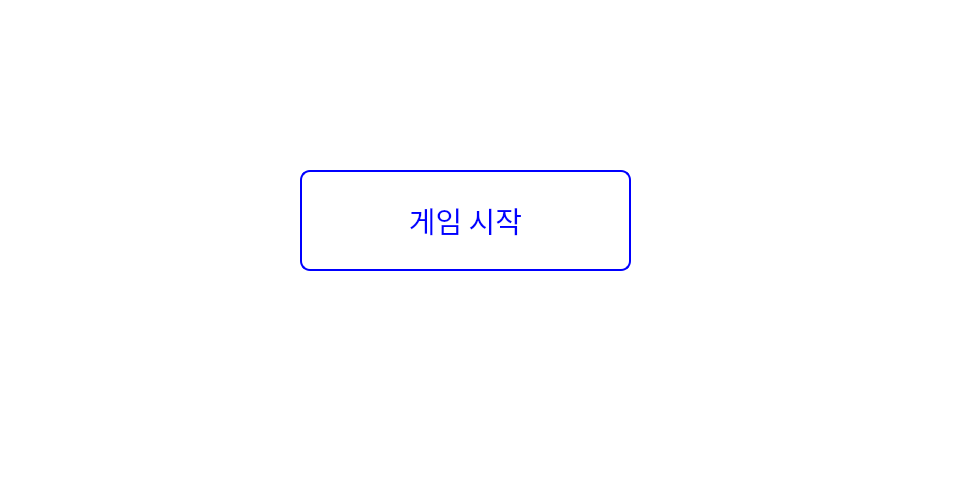
<?xml version="1.0" encoding="UTF-8"?>
<ui version="4.0">
 <class>MainWindow</class>
 <widget class="QMainWindow" name="MainWindow">
  <property name="geometry">
   <rect>
    <x>0</x>
    <y>0</y>
    <width>953</width>
    <height>483</height>
   </rect>
  </property>
  <property name="windowTitle">
   <string>MainWindow</string>
  </property>
  <property name="styleSheet">
   <string notr="true">background-color: #FFFFFF</string>
  </property>
  <widget class="QWidget" name="centralwidget">
   <widget class="QPushButton" name="startBtn">
    <property name="geometry">
     <rect>
      <x>300</x>
      <y>170</y>
      <width>331</width>
      <height>101</height>
     </rect>
    </property>
    <property name="font">
     <font>
      <family>휴먼편지체</family>
      <pointsize>22</pointsize>
     </font>
    </property>
    <property name="styleSheet">
     <string notr="true">border: 2px solid blue;
 border-radius: 10px;    /* 둥근 모서리 */
 background-color: #FFFFFF; 
 color: blue;           /* 텍스트 색상 */
 padding: 5px</string>
    </property>
    <property name="text">
     <string>게임 시작</string>
    </property>
   </widget>
  </widget>
  <widget class="QMenuBar" name="menubar">
   <property name="geometry">
    <rect>
     <x>0</x>
     <y>0</y>
     <width>953</width>
     <height>21</height>
    </rect>
   </property>
  </widget>
  <widget class="QStatusBar" name="statusbar"/>
 </widget>
 <resources/>
 <connections/>
</ui>
